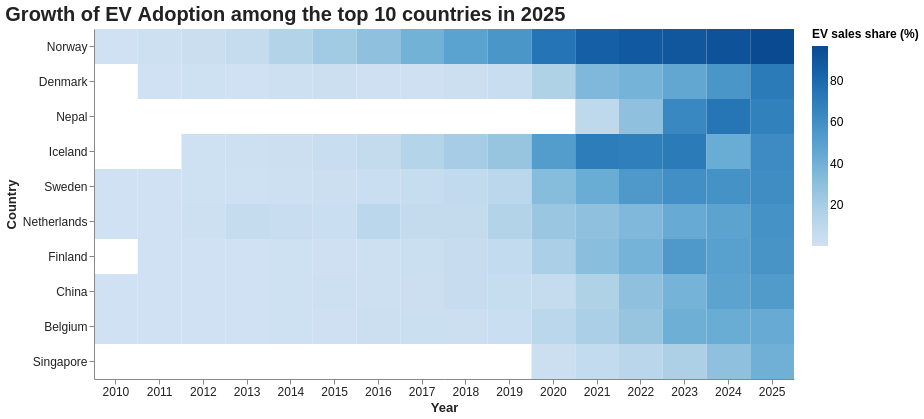

The notebook cell saved with this chart:
### Code cell
chart7

### Figure 1 — Vega-Lite specification as saved in the notebook (floating-point values rounded to 4 significant figures; data arrays with more than 128 entries replaced by an {"elided": "..."} marker saying what was removed)
{"config": {"view": {"continuousWidth": 300, "continuousHeight": 300, "stroke": null}, "axis": {"gridColor": "#D9D9D9", "gridOpacity": 0.3, "labelColor": "#222222", "labelFontSize": 12, "titleColor": "#222222", "titleFontSize": 13}, "legend": {"labelFontSize": 12, "titleFontSize": 12}, "title": {"anchor": "start", "color": "#222222", "fontSize": 20, "subtitleFontSize": 13}}, "data": {"name": "data-2970a0a8e3e10144b650a4b8e6f30210"}, "mark": {"type": "rect"}, "encoding": {"color": {"field": "value", "scale": {"scheme": "blues"}, "title": "EV sales share (%)", "type": "quantitative"}, "tooltip": [{"field": "country_name", "title": "Country", "type": "nominal"}, {"field": "year", "title": "Year", "type": "ordinal"}, {"field": "value", "format": ".1f", "title": "EV sales share (%) ", "type": "quantitative"}], "x": {"axis": {"labelAngle": 0}, "field": "year", "title": "Year", "type": "ordinal"}, "y": {"field": "country_name", "sort": ["Norway", "Denmark", "Nepal", "Iceland", "Sweden", "Netherlands", "Finland", "China", "Belgium", "Singapore"], "title": "Country", "type": "nominal"}}, "height": 350, "title": "Growth of EV Adoption among the top 10 countries in 2025", "width": 700, "$schema": "https://vega.github.io/schema/vega-lite/v6.4.1.json", "datasets": {"data-2970a0a8e3e10144b650a4b8e6f30210": {"elided": "135 records"}}}
